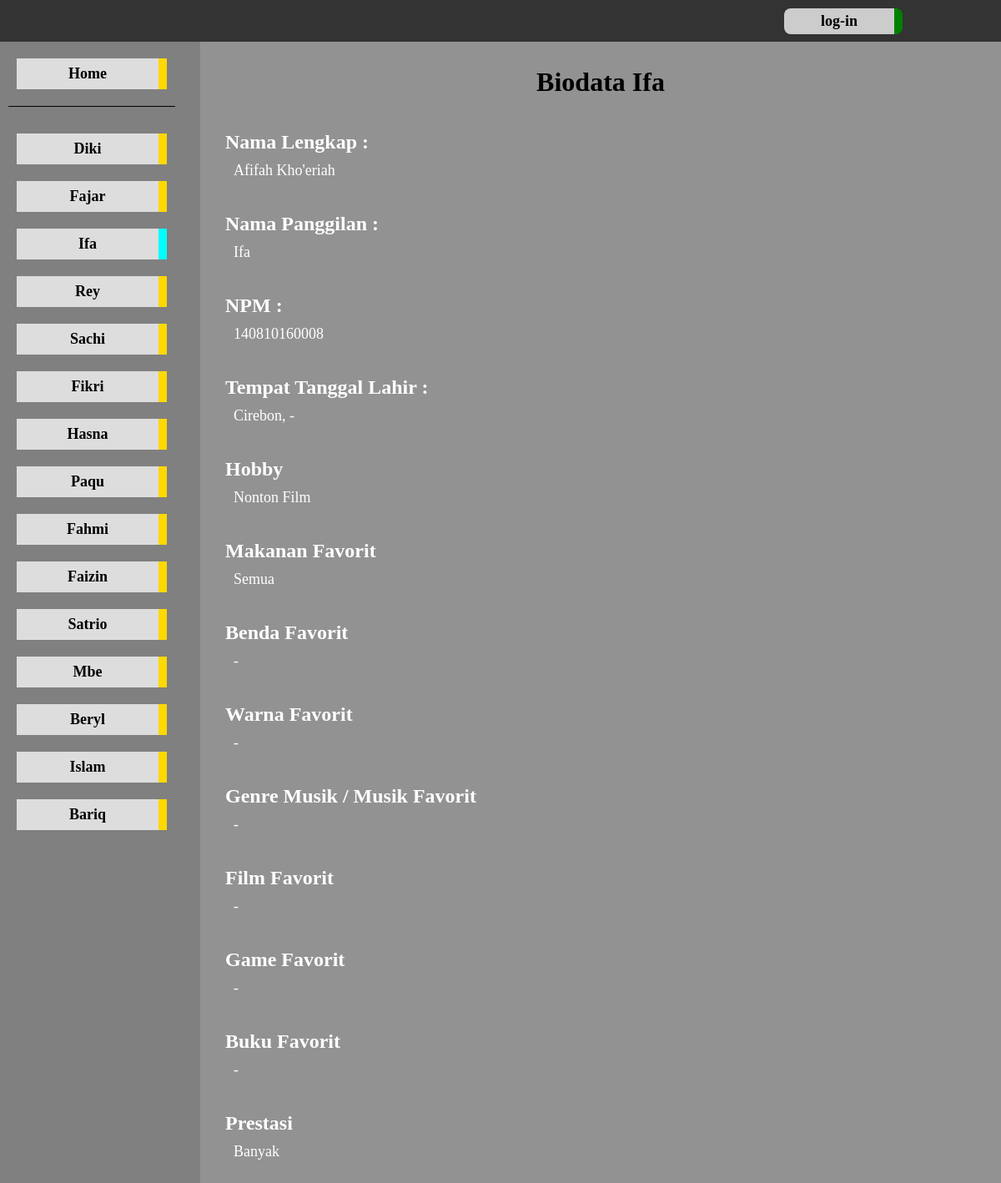
Page /?npm=140810160008 on the committed database.
### tables this page shows
CREATE TABLE `person` (
  `nama` varchar(40) NOT NULL,
  `panggilan` varchar(15) NOT NULL,
  `npm` varchar(13) NOT NULL,
  `id_angkatan` int(11) NOT NULL,
  `tempatlahir` varchar(20) NOT NULL,
  `tanggallahir` varchar(20) DEFAULT NULL,
  `hobi` varchar(30) DEFAULT NULL,
  `makananfav` varchar(25) DEFAULT NULL,
  `bendafav` varchar(25) DEFAULT NULL,
  `warnafav` varchar(25) DEFAULT NULL,
  `musikfav` varchar(25) DEFAULT NULL,
  `filmfav` varchar(25) DEFAULT NULL,
  `gamefav` varchar(25) DEFAULT NULL,
  `bukufav` varchar(25) DEFAULT NULL,
  `prestasi` varchar(100) DEFAULT NULL
);

### Web/application/controllers/home.php (called while the page is built, shortened)
<?php
class Home extends CI_Controller {
    public function __construct()
    {
        $this->load->model('home_model');
    }
    public function index()
    {
        $this->load->library('session');
        $this->load->helper('url');
        $data['person'] = $this->home_model->get_person();
        $this->load->view('home_view', $data);
    }
}

### Web/index.php (called while the page is built, shortened)
<?php
require_once BASEPATH.'core/CodeIgniter.php';

### Web/application/models/home_model.php (called while the page is built, shortened)
<?php if ( ! defined('BASEPATH')) exit('No direct script access allowed');
class Home_model extends CI_Model {
    public function get_person()
    {
        $query = $this->db->get('person');
        if($query->num_rows() > 0){
            $result = $query->result_array();
            return $result;
        }else{
            return false;
        }
    }
}

### Web/application/views/grid-dua.php (the view)
<div class="grid-satu">
    <ul class="content" style="margin-top:20px; border-bottom:0.5px solid black">
        <li class="content"><a class="<?php if(isset($_GET['npm'])){ echo "n";} ?>active" href="./">Home</a></li>
    </ul>
</div>
<div class="grid-dua">
    <ul class="content">
        <?php foreach($person as $ps): ?>
            <li class="content"><a class="<?php if(!isset($_GET['npm']) or (isset($_GET['npm']) and $_GET['npm']!= $ps['npm'])){ echo "n";} ?>active" href="?npm=<?php echo $ps['npm'] ?>"><?php echo $ps['panggilan'] ?></a></li>
        <?php endforeach; ?>
    </ul>
</div>

### Web/application/views/home_view.php (shortened to what this page needs)
<!DOCTYPE html>
<html lang="en">
<head>
    <link rel="stylesheet" type="text/css" href="<?php echo base_url();?>css/refresh.css" />
    <link rel="stylesheet" type="text/css" href="<?php echo base_url();?>css/grid.css" />
    <link rel="stylesheet" type="text/css" href="<?php echo base_url();?>css/frontpage-font.css" />
    <link rel="stylesheet" type="text/css" href="<?php echo base_url();?>css/personlist-font.css" />
    <link rel="stylesheet" type="text/css" href="<?php echo base_url();?>css/user-log-bottombar.css" />
</head>
<body>
    <div class="grid-container">
        <div class="grid-topnav">
            <ul class="login">
                <?php if(isset($_SESSION['some_name'])) { ?>
                <li class="topnav"><p class="welcome">Welcome, <?php $name = $_SESSION['name']; ?></p></li>
                <li class="topnav"><a href="?stats=logout">log-out</a></li>
                <?php } else { ?>
                <li class="topnav"><a href="login">log-in</a></li>
                <?php } ?>
            </ul>
        </div>
        <?php include 'grid-dua.php';?>
		<?php
			if(isset($_GET["npm"])){
            $id = $_GET["npm"];
            foreach($person as $ps):
			if($ps["npm"]==$id){
        ?>
        <div class="grid-tiga">
            <h1 id="title" style="margin:30px 0">Biodata <?php echo $ps["panggilan"];?></h1>
            <h2 class="person">Nama Lengkap :</h2>
             <p class="person"><?php echo $ps["nama"];?></p>
            <h2 class="person">Nama Panggilan :</h2>
             <p class="person"><?php echo $ps["panggilan"];?></p>
            <h2 class="person">NPM :</h2>
             <p class="person"><?php echo $ps["npm"];?></p>
            <h2 class="person">Tempat Tanggal Lahir :</h2>
             <p class="person"><?php echo $ps["tempatlahir"], ", ", $ps["tanggallahir"];?></p>
            <h2 class="person">Hobby</h2>
             <p class="person"><?php echo $ps["hobi"];?></p>
            <h2 class="person">Makanan Favorit</h2>
             <p class="person"><?php echo $ps["makananfav"];?></p>
            <h2 class="person">Benda Favorit</h2>
             <p class="person"><?php echo $ps["bendafav"];?></p>
            <h2 class="person">Warna Favorit</h2>
             <p class="person"><?php echo $ps["warnafav"];?></p>
            <h2 class="person">Genre Musik / Musik Favorit</h2>
             <p class="person"><?php echo $ps["musikfav"];?></p>
            <h2 class="person">Film Favorit</h2>
             <p class="person"><?php echo $ps["filmfav"];?></p>
            <h2 class="person">Game Favorit</h2>
             <p class="person"><?php echo $ps["gamefav"];?></p>
            <h2 class="person">Buku Favorit</h2>
             <p class="person"><?php echo $ps["bukufav"];?></p>
            <h2 class="person">Prestasi</h2>
             <p class="person" style="margin-bottom:30px"><?php echo $ps["prestasi"];?></p>
        </div>
        <?php
            break;
            } elseif ($ps["npm"]!=$id) {
        ?>
            <div class="grid-tiga">
                <h1 style="margin:40px 0">Lah?</h1>
                <p>Sepertinya NPM <?php echo $_GET["npm"]; ?> belum didaftarkan.</p>
                <p>Maaf ya :(</p>
            </div>
        <?php
            } endforeach;
		} ?>
    </div>
</body>
</html>

### Web/css/grid.css (style rules this page uses)
.grid-satu { grid-column: 1; grid-row: 2; background-color: #808080; }
.grid-dua { grid-column: 1; grid-row: 3; overflow: auto; background-color: #808080; }
.grid-tiga { grid-column: 2; grid-row: 2 / span 2; overflow: auto; background-color: #929292; }
.grid-topnav { grid-column: 1 / span 2; grid-row: 1; background-color: #333; }
ul.content { list-style-type: none; margin: 30px 10px; padding: 0; width: 200px; }
li.content { margin: 20px 10px; text-align: center; font: bold 18px Calibri; }
li.content a { display: block; background-color: #ddd; color: #000; padding: 8px 16px; text-decoration: none; }
li.content a.active { border-right: 10px solid #00ffff; }
li.content a.nactive { border-right: 10px solid #ffd800; }

### Web/css/user-log-bottombar.css (style rules this page uses)
li.topnav { float: right; width: 200px; }
li.topnav a { width: 100px; display: block; color: black; text-align: center; padding: 5px 16px; text-decoration: none; font: bold 18px Calibri; border-right: 10px solid green; border-radius: 8px; background-color: #ccc; }

### rows in the picture
person: panggilan "Diki"
person: panggilan "Fajar"
person: panggilan "Ifa", nama "Afifah Kho'eriah", npm "140810160008", tempatlahir "Cirebon", tanggallahir "-", hobi "Nonton Film", makananfav "Semua", bendafav "-", warnafav "-", musikfav "-", filmfav "-", gamefav "-", bukufav "-", prestasi "Banyak"
person: panggilan "Rey"
person: panggilan "Sachi"
person: panggilan "Fikri"
person: panggilan "Hasna"
person: panggilan "Paqu"
person: panggilan "Fahmi"
person: panggilan "Faizin"
person: panggilan "Satrio"
person: panggilan "Mbe"
person: panggilan "Beryl"
person: panggilan "Islam"
person: panggilan "Bariq"
